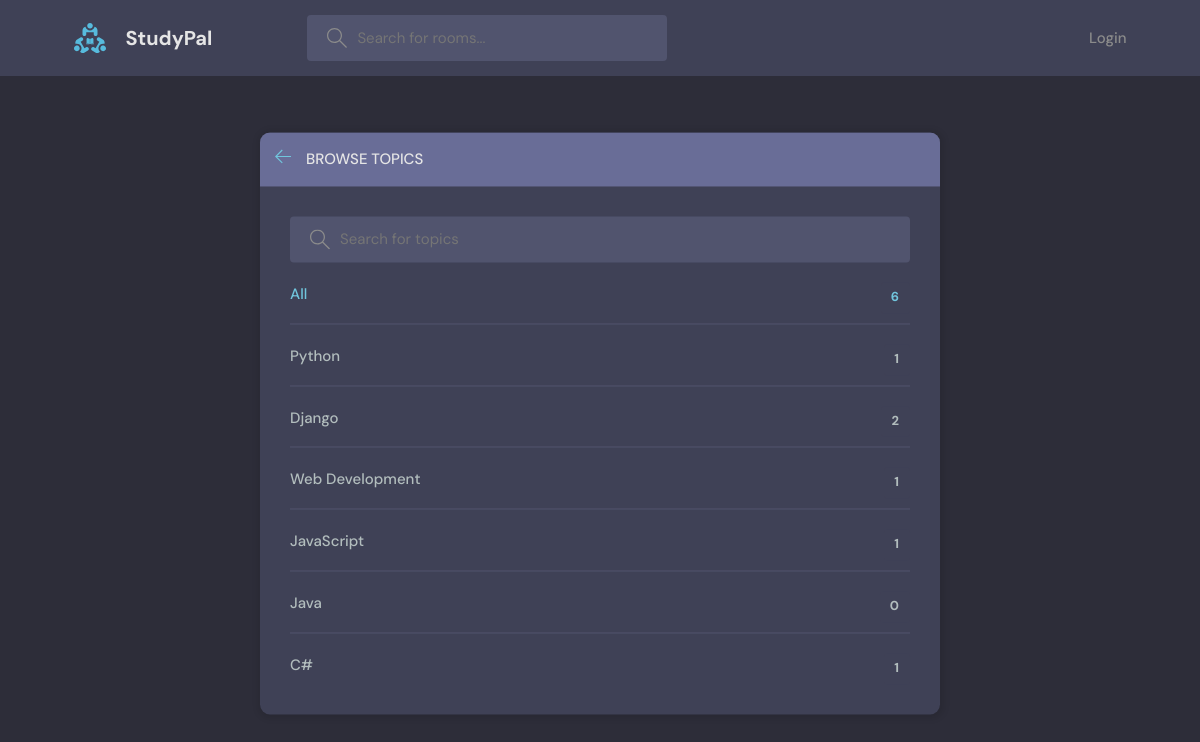
Before: /topics/ with the older database file.
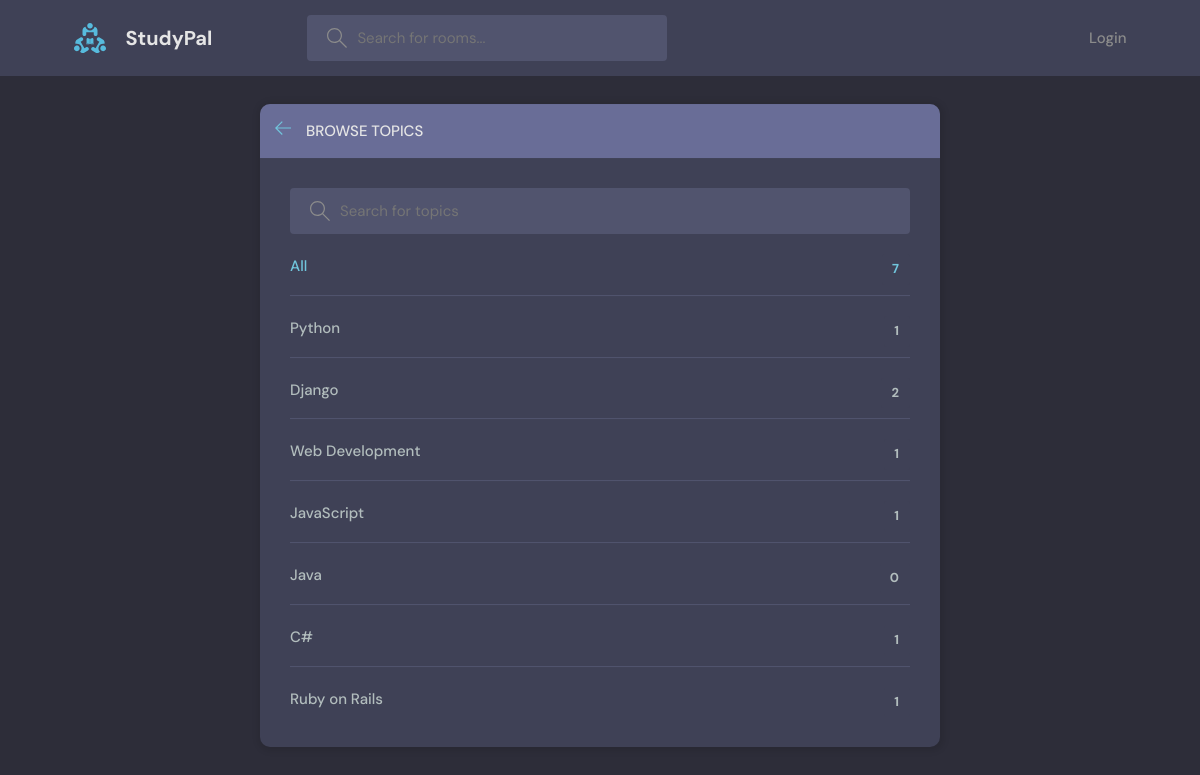
After: the same page with the newer database file.
### base/models.py (models this page shows, shortened)
class Topic(models.Model):
    name = models.CharField(max_length=200)

### base/views.py (the view)
# urls.py: path('topics/', views.topicsPage, name="topics"),
def topicsPage(request):
    q = request.GET.get('q') if request.GET.get('q') != None else ''
    topics = Topic.objects.filter(name__icontains=q)
    return render(request, 'base/topics.html', {'topics': topics})

### base/templates/base/topics.html (shortened to what this page needs)
{% extends 'main.html' %}
{% block content %}
<main class="create-room layout">
  <div class="container">
    <div class="layout__box">
      <div class="layout__boxHeader">
        <div class="layout__boxTitle">
          <a href="{% url 'home' %}">
            <svg version="1.1" xmlns="http://www.w3.org/2000/svg" width="32" height="32" viewBox="0 0 32 32">
              <title>arrow-left</title>
              <path
                d="M13.723 2.286l-13.723 13.714 13.719 13.714 1.616-1.611-10.96-10.96h27.625v-2.286h-27.625l10.965-10.965-1.616-1.607z">
              </path>
            </svg>
          </a>
          <h3>Browse Topics</h3>
        </div>
      </div>
      <div class="topics-page layout__body">
        <form action="" method="GET" class="header__search">
          <label>
            <input name="q" placeholder="Search for topics" />
          </label>
        </form>
        <ul class="topics__list">
          <li>
            <a href="{% url 'topics' %}" class="active">All <span>{{topics.count}}</span></a>
          </li>
          {% for topic in topics %}
          <li>
            <a href="{% url 'home' %}?q={{topic.name}}">{{ topic.name }} <span>{{topic.room_set.all.count}}</span></a>
          </li>
          {% endfor %}
        </ul>
      </div>
    </div>
  </div>
</main>
{% endblock content %}

Changed rows visible on the page:
added Topic: name "Ruby on Rails", room_set.all.count "1"
Other visible differences:
{{ topics.count }}: "6" → "7"
